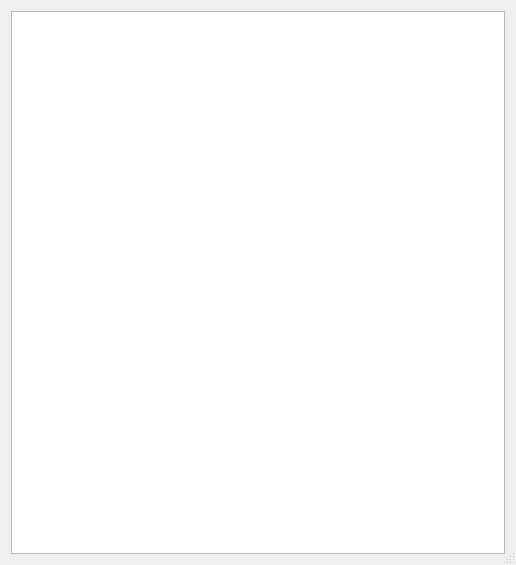
<?xml version="1.0" encoding="UTF-8"?>
<ui version="4.0">
 <class>PluginInfoDialog</class>
 <widget class="QDialog" name="PluginInfoDialog">
  <property name="windowModality">
   <enum>Qt::ApplicationModal</enum>
  </property>
  <property name="geometry">
   <rect>
    <x>0</x>
    <y>0</y>
    <width>516</width>
    <height>565</height>
   </rect>
  </property>
  <property name="windowTitle">
   <string>Dialog</string>
  </property>
  <property name="sizeGripEnabled">
   <bool>true</bool>
  </property>
  <layout class="QVBoxLayout" name="verticalLayout">
   <item>
    <widget class="QTextBrowser" name="readme">
     <property name="openExternalLinks">
      <bool>true</bool>
     </property>
    </widget>
   </item>
  </layout>
 </widget>
 <resources/>
 <connections/>
</ui>
